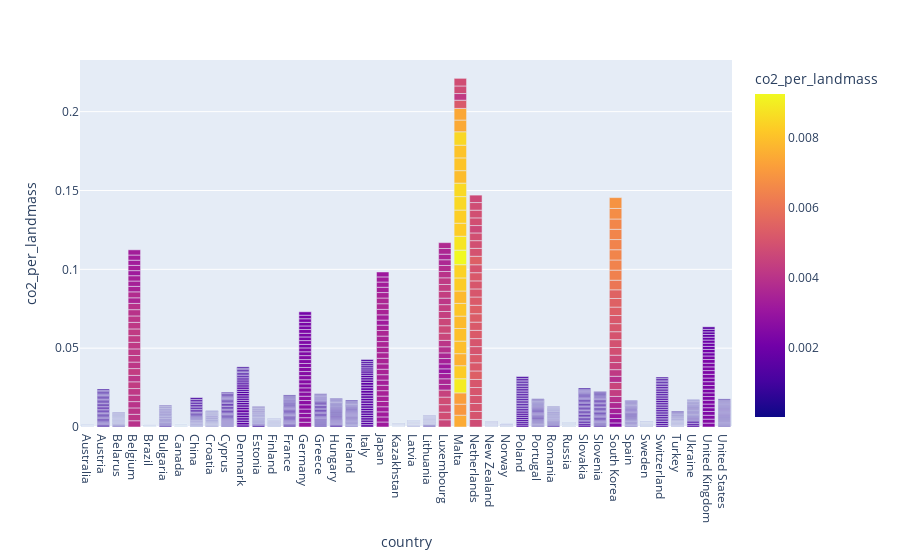

This figure's notebook cell:
### Code cell
import plotly.express as px
import pandas as pd

df = pd.read_csv("dataco2.csv")

fig = px.bar(df, x='country', y='co2_per_landmass', color='co2_per_landmass', height=400)

fig.show()

### Figure 1 — Plotly figure (JSON) as saved in the notebook; plotly's stock layout.template omitted (floating-point values rounded to 4 significant figures; data arrays with more than 128 entries replaced by an {"elided": "..."} marker saying what was removed)
{"data": [{"alignmentgroup": "True", "hovertemplate": "country=%{x}<br>co2_per_landmass=%{marker.color}<extra></extra>", "legendgroup": "", "marker": {"color": {"elided": "1205 float values"}, "coloraxis": "coloraxis", "pattern": {"shape": ""}}, "name": "", "offsetgroup": "", "orientation": "v", "showlegend": false, "textposition": "auto", "type": "bar", "x": {"elided": "1205 str values"}, "xaxis": "x", "y": {"elided": "1205 float values"}, "yaxis": "y"}], "layout": {"autosize": true, "barmode": "relative", "coloraxis": {"colorbar": {"title": {"text": "co2_per_landmass"}}, "colorscale": [[0, "#0d0887"], [0.1111, "#46039f"], [0.2222, "#7201a8"], [0.3333, "#9c179e"], [0.4444, "#bd3786"], [0.5556, "#d8576b"], [0.6667, "#ed7953"], [0.7778, "#fb9f3a"], [0.8889, "#fdca26"], [1, "#f0f921"]]}, "legend": {"tracegroupgap": 0}, "margin": {"t": 60}, "xaxis": {"anchor": "y", "autorange": true, "domain": [0, 1], "range": [-0.5, 41.5], "title": {"text": "country"}, "type": "category"}, "yaxis": {"anchor": "x", "autorange": true, "domain": [0, 1], "range": [0, 0.2328], "title": {"text": "co2_per_landmass"}, "type": "linear"}}}
